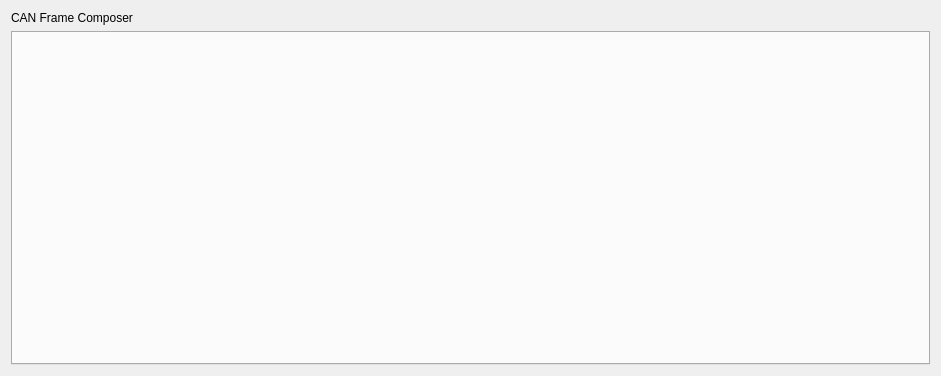
<?xml version="1.0" encoding="UTF-8"?>
<ui version="4.0">
 <class>CanFrameComposerWidget</class>
 <widget class="QWidget" name="CanFrameComposerWidget">
  <property name="geometry">
   <rect>
    <x>0</x>
    <y>0</y>
    <width>941</width>
    <height>376</height>
   </rect>
  </property>
  <property name="windowTitle">
   <string>Form</string>
  </property>
  <layout class="QVBoxLayout" name="verticalLayout">
   <item>
    <widget class="QLabel" name="label">
     <property name="text">
      <string>CAN Frame Composer</string>
     </property>
    </widget>
   </item>
   <item>
    <widget class="Lindwurm::Core::FancyTabWidget" name="composerTabs">
     <property name="autoFillBackground">
      <bool>false</bool>
     </property>
     <property name="tabShape">
      <enum>QTabWidget::Rounded</enum>
     </property>
     <property name="tabsClosable">
      <bool>true</bool>
     </property>
     <property name="movable">
      <bool>true</bool>
     </property>
    </widget>
   </item>
  </layout>
 </widget>
 <customwidgets>
  <customwidget>
   <class>Lindwurm::Core::FancyTabWidget</class>
   <extends>QTabWidget</extends>
   <header>utils/fancytabwidget.h</header>
   <container>1</container>
  </customwidget>
 </customwidgets>
 <resources/>
 <connections/>
</ui>
